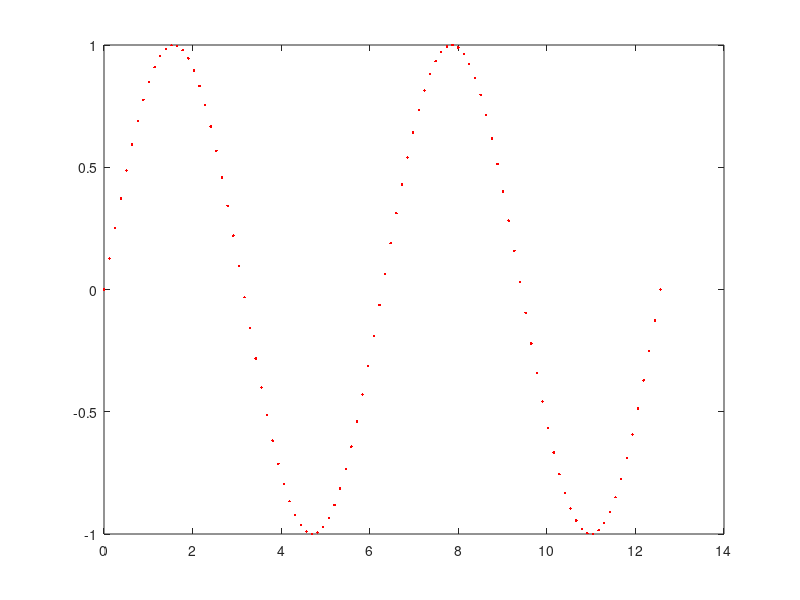

MATLAB code for this plot: (Note: this script raises an error after producing the figure.)

% create a sinusoidal reference path
xpath = linspace(0,4*pi,100);
ypath = sin(xpath);
plot(xpath,ypath,'.r');

hold on

% start an animated line feature
h = animatedline;
axis([0 4*pi -1 1])

% create a "car" of width w and height 2w
w = 0.2;
car = [- w/2, - w; w/2, -w; w/2, w; -w/2, w]';
a = patch('XData',car(:,1),'YData',car(:,2));
a.EdgeColor = [0 0 0]; 
a.FaceColor = 'none'

% perform an animated "simulation" - no dynamics, just kinematics
for x = linspace(0,4*pi,40000)
    y = sin(x);
    addpoints(h,x,y)

    %generate un-rotated car at new location x,y
    car = [x - w/2, y - w; x + w/2, y-w; x+w/2, y+w; x-w/2, y+w];

    % rotate car according to slope of curve 
    car2 = rotate(car'-[x;y], pi/2 - cos(x))' + [x;y]';
    %car2 = rotate(car'-[x;y], 0)' + [x;y]';

    %update car image
    a.XData = car2(:,1);
    a.YData = car2(:,2);
    drawnow limitrate nocallbacks
end

hold off